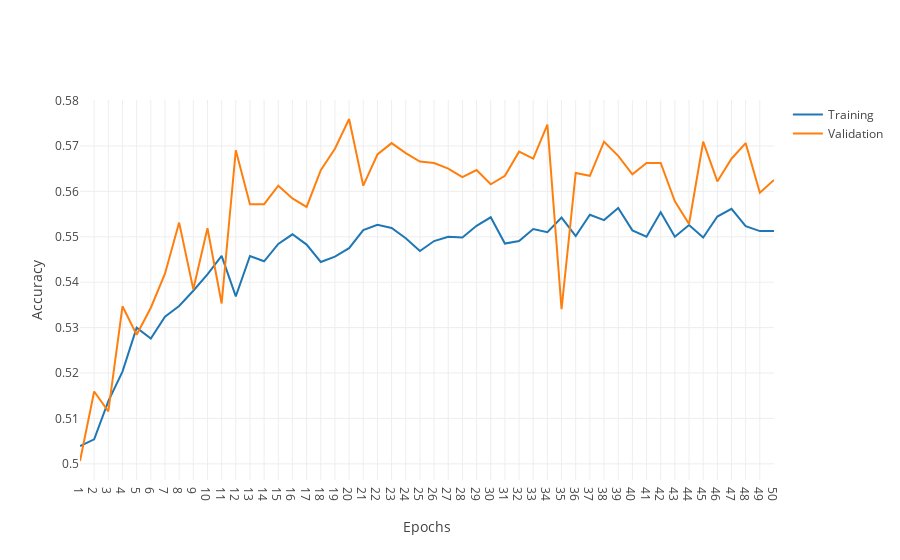

Notebook code cell kept with this figure:
### Code cell
import plotly.graph_objects as go

epochs = list(range(1,len(fit_log_1_2.history['binary_accuracy'])+1))
training_accuracy = fit_log_1_2.history['binary_accuracy']
validation_accuracy = fit_log_1_2.history['val_binary_accuracy']

fig = go.Figure()
fig.add_trace(go.Scatter(
    x=epochs,
    y=training_accuracy,
    mode='lines',
    name='Training'))
fig.add_trace(go.Scatter(
    x=epochs,
    y=validation_accuracy,
    mode='lines',
    name='Validation'))
fig.update_layout(
    template='none',
    xaxis_title='Epochs',
    yaxis_title="Accuracy")
fig.update_xaxes(tick0=0, dtick=1)
# fig.update_yaxes(range=[0.5,1])
fig.show()
fig.write_image(f'../images/model_1_2_accuracy.png', scale=5)
pd.DataFrame({'epoch': epochs, 'training_accuracy':training_accuracy, 'validation_accuracy':validation_accuracy}).to_csv('../images/model_1_2_accuracy.csv', index=False)

### Figure 1 — Plotly figure (JSON) as saved in the notebook; plotly's stock layout.template omitted (floating-point values rounded to 4 significant figures)
{"data": [{"mode": "lines", "name": "Training", "type": "scatter", "x": [1, 2, 3, 4, 5, 6, 7, 8, 9, 10, 11, 12, 13, 14, 15, 16, 17, 18, 19, 20, 21, 22, 23, 24, 25, 26, 27, 28, 29, 30, 31, 32, 33, 34, 35, 36, 37, 38, 39, 40, 41, 42, 43, 44, 45, 46, 47, 48, 49, 50], "y": [0.5039, 0.5054, 0.5138, 0.5203, 0.53, 0.5276, 0.5324, 0.5348, 0.5381, 0.5417, 0.5458, 0.5369, 0.5458, 0.5446, 0.5484, 0.5505, 0.5483, 0.5445, 0.5456, 0.5475, 0.5515, 0.5527, 0.552, 0.5497, 0.5469, 0.5491, 0.55, 0.5498, 0.5524, 0.5543, 0.5485, 0.5491, 0.5517, 0.551, 0.5542, 0.5502, 0.5548, 0.5537, 0.5563, 0.5514, 0.55, 0.5554, 0.55, 0.5526, 0.5498, 0.5545, 0.5562, 0.5523, 0.5512, 0.5512]}, {"mode": "lines", "name": "Validation", "type": "scatter", "x": [1, 2, 3, 4, 5, 6, 7, 8, 9, 10, 11, 12, 13, 14, 15, 16, 17, 18, 19, 20, 21, 22, 23, 24, 25, 26, 27, 28, 29, 30, 31, 32, 33, 34, 35, 36, 37, 38, 39, 40, 41, 42, 43, 44, 45, 46, 47, 48, 49, 50], "y": [0.5006, 0.5159, 0.5116, 0.5347, 0.5284, 0.5344, 0.5419, 0.5531, 0.5384, 0.5519, 0.5353, 0.5691, 0.5572, 0.5572, 0.5612, 0.5584, 0.5566, 0.5647, 0.5694, 0.5759, 0.5612, 0.5681, 0.5706, 0.5684, 0.5666, 0.5663, 0.565, 0.5631, 0.5647, 0.5616, 0.5634, 0.5688, 0.5672, 0.5747, 0.5341, 0.5641, 0.5634, 0.5709, 0.5678, 0.5638, 0.5663, 0.5663, 0.5578, 0.5528, 0.5709, 0.5622, 0.5672, 0.5706, 0.5597, 0.5625]}], "layout": {"xaxis": {"dtick": 1, "tick0": 0, "title": {"text": "Epochs"}}, "yaxis": {"title": {"text": "Accuracy"}}}}
